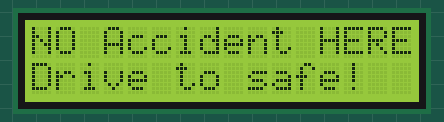
A sketch run on a simulated Arduino Uno, built with avr-gcc and run on an emulated ATmega328P. Parts: 16×2 character LCD.

Above: at 0.1 s.
At 1.25 s:
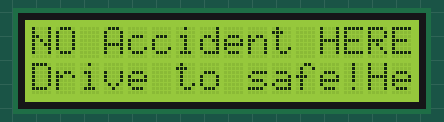
At 1.87 s:
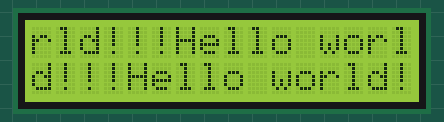
At 2.79 s:
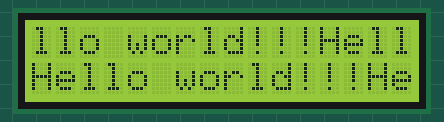

The sketch:

lcd_with_pico.ino
```cpp
#include <Wire.h>
#include <LiquidCrystal_I2C.h>
LiquidCrystal_I2C lcd(0x3F, 16, 2);
void setup()
{
  lcd.begin();
  lcd.backlight();
  lcd.setCursor(0,0);
  lcd.print("NO Accident HERE");
  lcd.setCursor(0,1);
  lcd.print("Drive to safe!");
  delay(1000);
 Serial.begin(9600);
}
void loop()
{
  lcd.print("Hello world!!!");
}
```

Measured:
- by itself, everything shown: repeats every 1.5 s, in 5 steps
